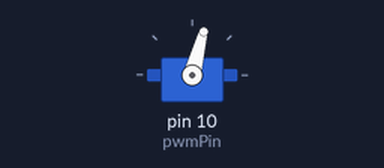
Simulated run of this sketch. Board: Arduino Uno, built with avr-gcc and run on an emulated ATmega328P. Parts: servo.

Above: at 6.1 s.
At 10.1 s:
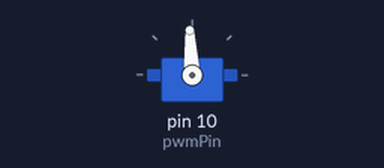
Timing chart, 0 to 11.6 s (numbered marks = the images above):
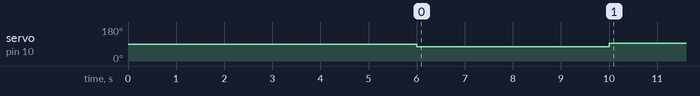

The sketch:

AARM_GYRO_01.ino
```cpp
#include <Servo.h>

int pwmPin = 10;
Servo motor;

void setup() {
  int setpoint = 1321; //setpoint = t_on for PWM signal
  motor.attach(pwmPin);
  Serial.begin(9600);
  delay(6000); //time motor waits before spinning
  motor.writeMicroseconds(setpoint);
  delay(4000); //time motor spins for
  motor.writeMicroseconds(1500); //stopping motor

}
```

Measured:
- by itself, servo on pin 10 (pwmPin): 90° → 75° at 6.0 s, → 93° 4.0 s later
